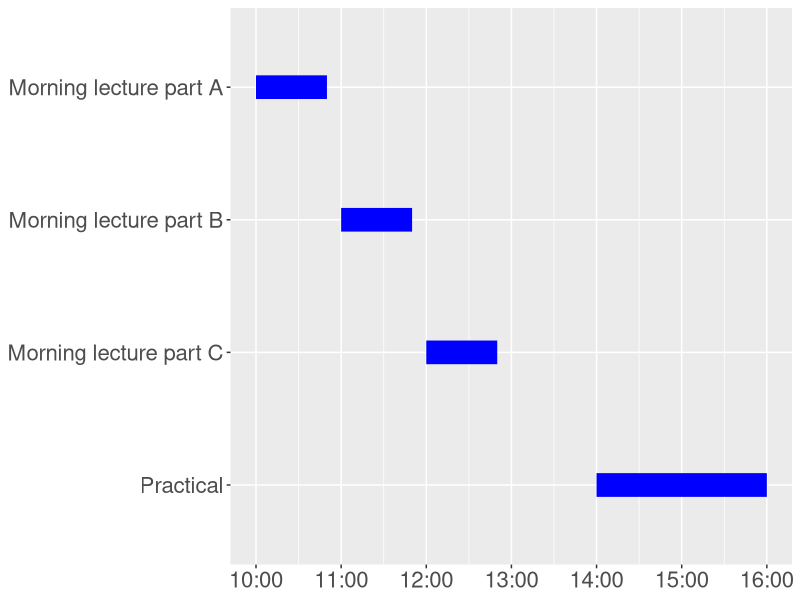
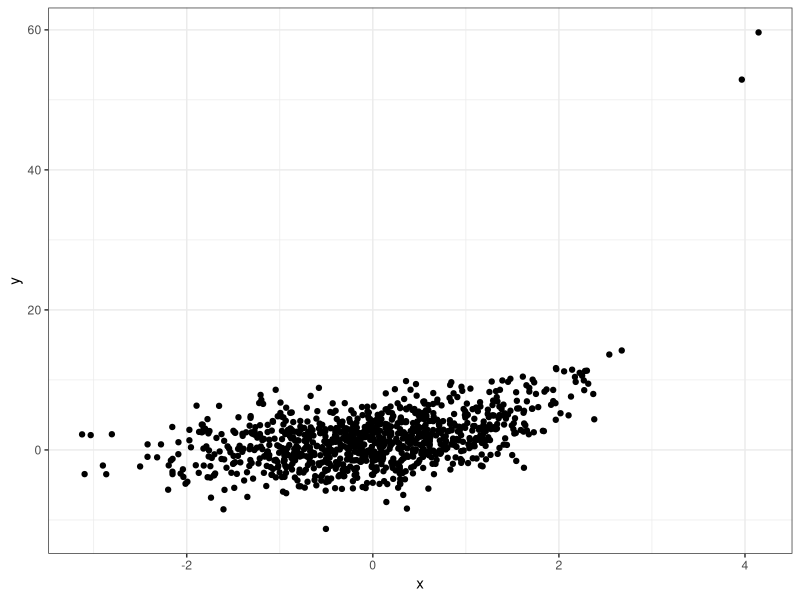

The R source for these figures, in order:
## ---- chunk 1
#| echo: false

library(reshape2)
library(ggplot2)

dfr <- data.frame(
  name = factor(
    c(
      "Morning lecture part A",
      "Morning lecture part B",
      "Morning lecture part C",
      "Practical"
    ),
    levels = c(
      "Practical",
      "Morning lecture part C",
      "Morning lecture part B",
      "Morning lecture part A"
    )
  ),
  start = c(
    "10:00",
    "11:00",
    "12:00",
    "14:00"
  ),
  end = c(
    "10:50",
    "11:50",
    "12:50",
    "16:00"
  )
)

dfr$start <- as.POSIXct(strptime(dfr$start, format = "%H:%M"))
dfr$end <- as.POSIXct(strptime(dfr$end, format = "%H:%M"))

mdfr <- melt(dfr, measure.vars = c("start", "end"))

ggplot(mdfr, aes(x = value, y = name)) +
  geom_line(size = 8, col = "blue") +
  scale_x_continuous(
    breaks = as.POSIXct(strptime(
      c(
        "10:00", "11:00",
        "12:00", "13:00",
        "14:00", "15:00",
        "16:00"
      ),
      format = "%H:%M"
    )),
    labels = c(
      "10:00", "11:00",
      "12:00", "13:00",
      "14:00", "15:00",
      "16:00"
    )
  ) +
  xlab(NULL) +
  ylab(NULL) +
  theme(text = element_text(size = 20))
## ---- chunk 2
#| echo: true

x <- rnorm(n = 1000, mean = 0, sd = 1)
y <- exp(x) + rnorm(n = 1000, mean = 0, sd = 3)
ggplot2::ggplot() +
  ggplot2::geom_point(data = data.frame(x = x, y = y), ggplot2::aes(x = x, y = y)) +
  ggplot2::theme_bw()
